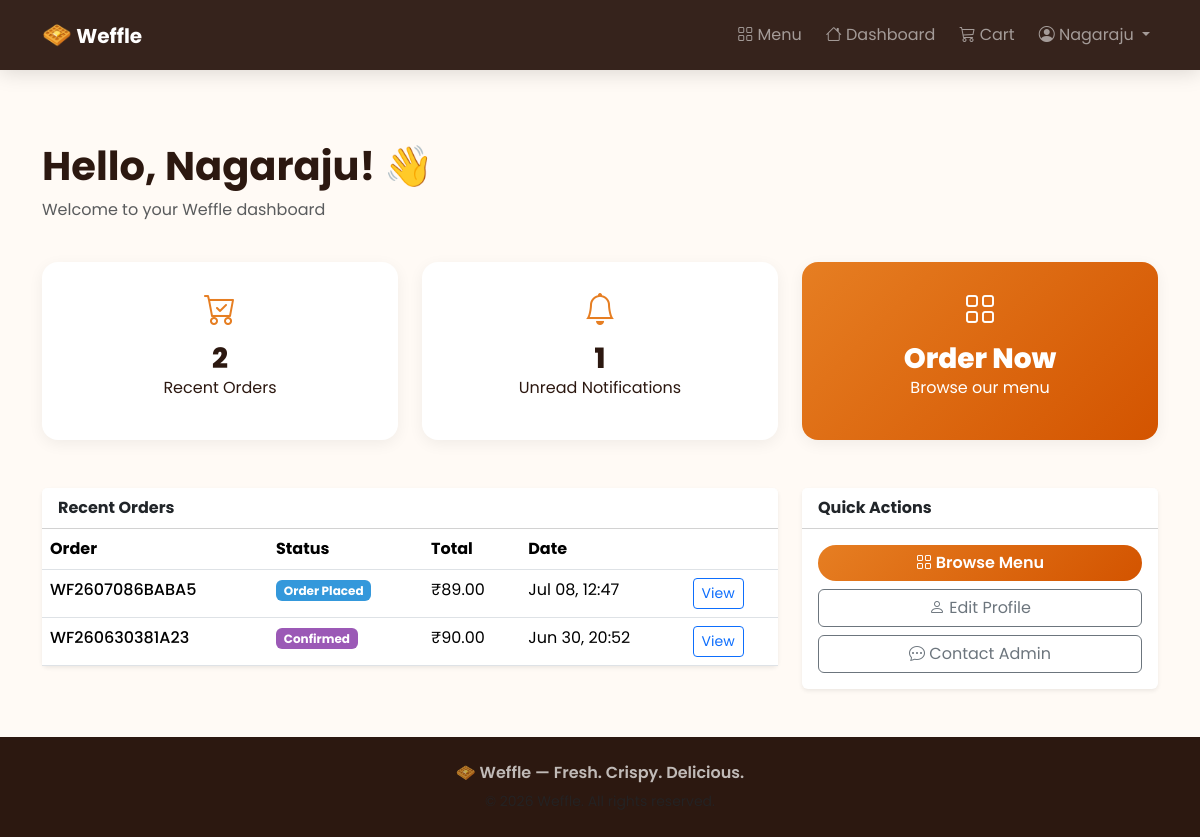
Screenshot of /dashboard/ (signed in) with the database file from the repository.
### shop/models.py (models this page shows, shortened)
class User(AbstractUser):
    ROLE_CUSTOMER = 'customer'
    ROLE_ADMIN = 'admin'
    ROLE_DELIVERY = 'delivery'
    ROLE_CHOICES = [
        (ROLE_CUSTOMER, 'Customer'),
        (ROLE_ADMIN, 'Admin'),
        (ROLE_DELIVERY, 'Delivery Agent'),
    ]
    role = models.CharField(max_length=20, choices=ROLE_CHOICES, default=ROLE_CUSTOMER)
    phone = models.CharField(max_length=15, blank=True)
    address = models.TextField(blank=True)
    created_at = models.DateTimeField(auto_now_add=True)
    @property
    def is_shop_admin(self):
        return self.role == self.ROLE_ADMIN or self.is_superuser

class Order(models.Model):
    STATUS_PLACED = 'placed'
    STATUS_CONFIRMED = 'confirmed'
    STATUS_PREPARING = 'preparing'
    STATUS_READY = 'ready'
    STATUS_OUT_FOR_DELIVERY = 'out_for_delivery'
    STATUS_DELIVERED = 'delivered'
    STATUS_CANCELLED = 'cancelled'
    STATUS_CHOICES = [
        (STATUS_PLACED, 'Order Placed'),
        (STATUS_CONFIRMED, 'Confirmed'),
        (STATUS_PREPARING, 'Preparing'),
        (STATUS_READY, 'Ready'),
        (STATUS_OUT_FOR_DELIVERY, 'Out for Delivery'),
        (STATUS_DELIVERED, 'Delivered'),
        (STATUS_CANCELLED, 'Cancelled'),
    ]
    ACTIVE_STATUSES = [
        STATUS_PLACED,
        STATUS_CONFIRMED,
        STATUS_PREPARING,
        STATUS_READY,
        STATUS_OUT_FOR_DELIVERY,
    ]
    order_number = models.CharField(max_length=20, unique=True, editable=False)
    customer = models.ForeignKey(User, on_delete=models.CASCADE, related_name='orders')
    status = models.CharField(max_length=20, choices=STATUS_CHOICES, default=STATUS_PLACED)
    total_amount = models.DecimalField(max_digits=10, decimal_places=2, default=0)
    delivery_address = models.TextField()
    delivery_phone = models.CharField(max_length=15)
    delivery_lat = models.DecimalField(max_digits=10, decimal_places=7, null=True, blank=True)
    delivery_lng = models.DecimalField(max_digits=10, decimal_places=7, null=True, blank=True)
    delivery_agent = models.ForeignKey(
        User,
        on_delete=models.SET_NULL,
        null=True,
        blank=True,
        related_name='assigned_deliveries',
        limit_choices_to={'role': User.ROLE_DELIVERY},
    )
    notes = models.TextField(blank=True)
    created_at = models.DateTimeField(auto_now_add=True)
    updated_at = models.DateTimeField(auto_now=True)
    cancelled_at = models.DateTimeField(null=True, blank=True)
    delivered_at = models.DateTimeField(null=True, blank=True)
    class Meta:
        ordering = ['-created_at']

### shop/views.py (the view)
# urls.py: path('dashboard/', views.dashboard, name='dashboard'),
@customer_required
def dashboard(request):
    recent_orders = Order.objects.filter(customer=request.user)[:5]
    unread = Notification.objects.filter(user=request.user, is_read=False).count()
    return render(
        request,
        'shop/dashboard.html',
        {'recent_orders': recent_orders, 'unread_notifications': unread},
    )

### shop/context_processors.py (called while the page is built)
def site_settings(request):
    return {
        'SITE_NAME': settings.SITE_NAME,
        'CURRENCY': settings.CURRENCY_SYMBOL,
        'cart_count': cart_count(request) if request.user.is_authenticated else 0,
    }

### shop/utils.py (called while the page is built)
def get_cart(request):
    return request.session.get('cart', {})

def cart_count(request):
    cart = get_cart(request)
    return sum(item.get('quantity', 0) for item in cart.values())

### templates/shop/dashboard.html (shortened to what this page needs)
{% extends 'shop/base.html' %}
{% block content %}
<div class="container py-5 mt-4">
    <div class="row mb-4" data-aos="fade-up">
        <div class="col">
            <h1 class="fw-bold">Hello, {{ user.first_name|default:user.username }}! 👋</h1>
            <p class="text-muted">Welcome to your {{ SITE_NAME }} dashboard</p>
        </div>
    </div>
    <div class="row g-4 mb-5">
        <div class="col-md-4" data-aos="fade-up" data-aos-delay="100">
            <div class="stat-card">
                <i class="bi bi-cart-check stat-icon"></i>
                <h3>{{ recent_orders.count }}</h3>
                <p>Recent Orders</p>
            </div>
        </div>
        <div class="col-md-4" data-aos="fade-up" data-aos-delay="200">
            <div class="stat-card">
                <i class="bi bi-bell stat-icon"></i>
                <h3>{{ unread_notifications }}</h3>
                <p>Unread Notifications</p>
            </div>
        </div>
        <div class="col-md-4" data-aos="fade-up" data-aos-delay="300">
            <div class="stat-card stat-accent">
                <i class="bi bi-grid stat-icon"></i>
                <h3>Order Now</h3>
                <p>Browse our menu</p>
            </div>
        </div>
    </div>
    <div class="row g-4">
        <div class="col-lg-8" data-aos="fade-up">
            <div class="card shadow-sm border-0">
                <div class="card-header bg-white fw-bold">Recent Orders</div>
                <div class="card-body p-0">
                    {% if recent_orders %}
                    <div class="table-responsive">
                        <table class="table table-hover mb-0">
                            <thead><tr><th>Order</th><th>Status</th><th>Total</th><th>Date</th><th></th></tr></thead>
                            <tbody>
                                {% for order in recent_orders %}
                                <tr>
                                    <td class="fw-medium">{{ order.order_number }}</td>
                                    <td><span class="badge status-{{ order.status }}">{{ order.get_status_display }}</span></td>
                                    <td>{{ CURRENCY }}{{ order.total_amount }}</td>
                                    <td>{{ order.created_at|date:"M d, H:i" }}</td>
                                    <td><a href="{% url 'shop:order_detail' order.pk %}" class="btn btn-sm btn-outline-primary">View</a></td>
                                </tr>
                                {% endfor %}
                            </tbody>
                        </table>
                    </div>
                    {% else %}
                    <p class="text-muted p-4 mb-0">No orders yet. <a href="{% url 'shop:menu' %}">Start ordering!</a></p>
                    {% endif %}
                </div>
            </div>
        </div>
        <div class="col-lg-4" data-aos="fade-up" data-aos-delay="100">
            <div class="card shadow-sm border-0">
                <div class="card-header bg-white fw-bold">Quick Actions</div>
                <div class="card-body d-grid gap-2">
                    <a href="{% url 'shop:menu' %}" class="btn btn-weffle"><i class="bi bi-grid"></i> Browse Menu</a>
                    <a href="{% url 'shop:profile' %}" class="btn btn-outline-secondary"><i class="bi bi-person"></i> Edit Profile</a>
                    <a href="{% url 'shop:query_create' %}" class="btn btn-outline-secondary"><i class="bi bi-chat-dots"></i> Contact Admin</a>
                </div>
            </div>
        </div>
    </div>
</div>
{% endblock %}

### templates/shop/base.html (shortened to what this page needs)
<!DOCTYPE html>
<html lang="en">
<head>
    <link href="https://cdn.jsdelivr.net/npm/bootstrap@5.3.3/dist/css/bootstrap.min.css" rel="stylesheet">
    <link href="https://cdn.jsdelivr.net/npm/bootstrap-icons@1.11.3/font/bootstrap-icons.min.css" rel="stylesheet">
    <link href="https://unpkg.com/aos@2.3.4/dist/aos.css" rel="stylesheet">
    {% load static %}
    <link rel="stylesheet" href="{% static 'shop/css/style.css' %}">
</head>
<body class="{% block body_class %}{% endblock %}">
    {% block navbar %}
    <nav class="navbar navbar-expand-lg navbar-dark weffle-nav fixed-top">
        <div class="container">
            <a class="navbar-brand fw-bold" href="{% url 'shop:landing' %}">
                <span class="brand-icon">🧇</span> {{ SITE_NAME }}
            </a>
            <div class="collapse navbar-collapse" id="navMain">
                <ul class="navbar-nav ms-auto align-items-lg-center gap-lg-2">
                    {% if user.is_authenticated %}
                        {% if user.is_shop_admin %}
                            <li class="nav-item"><a class="nav-link" href="{% url 'shop:admin_dashboard' %}"><i class="bi bi-speedometer2"></i> Admin</a></li>
                        {% else %}
                            <li class="nav-item"><a class="nav-link" href="{% url 'shop:menu' %}"><i class="bi bi-grid"></i> Menu</a></li>
                            <li class="nav-item"><a class="nav-link" href="{% url 'shop:dashboard' %}"><i class="bi bi-house"></i> Dashboard</a></li>
                            <li class="nav-item">
                                <a class="nav-link position-relative" href="{% url 'shop:cart' %}">
                                    <i class="bi bi-cart3"></i> Cart
                                </a>
                            </li>
                        {% endif %}
                        <li class="nav-item dropdown">
                            <a class="nav-link dropdown-toggle" href="#" data-bs-toggle="dropdown">
                                <i class="bi bi-person-circle"></i> {{ user.username }}
                            </a>
                        </li>
                    {% else %}
                        <li class="nav-item"><a class="nav-link" href="{% url 'shop:login' %}">Login</a></li>
                        <li class="nav-item"><a class="btn btn-weffle btn-sm ms-lg-2" href="{% url 'shop:register' %}">Register</a></li>
                    {% endif %}
                </ul>
            </div>
        </div>
    </nav>
    {% endblock %}
    <div id="toast-container" class="toast-container position-fixed top-0 end-0 p-3" style="z-index:9999"></div>
    <main class="{% block main_class %}main-content{% endblock %}">
        {% block content %}{% endblock %}
    </main>
    {% block footer %}
    <footer class="weffle-footer py-4 mt-auto">
        <div class="container text-center">
            <p class="mb-1 fw-semibold">🧇 {{ SITE_NAME }} — Fresh. Crispy. Delicious.</p>
            <small class="text-muted">&copy; 2026 {{ SITE_NAME }}. All rights reserved.</small>
        </div>
    </footer>
    {% endblock %}
</body>
</html>

### static/shop/css/style.css (style rules this page uses)
:root { --weffle-primary: #e67e22; --weffle-dark: #d35400; --weffle-light: #fdebd0; --weffle-bg: #fffaf5; --weffle-text: #2c1810; --nav-height: 70px; }
* { box-sizing: border-box; }
body { font-family: 'Poppins', sans-serif; background: var(--weffle-bg); color: var(--weffle-text); min-height: 100vh; display: flex; flex-direction: column; }
.main-content { flex: 1; padding-top: var(--nav-height); }
.btn-weffle { background: linear-gradient(135deg, var(--weffle-primary), var(--weffle-dark)); border: none; color: #fff; font-weight: 600; border-radius: 50px; transition: transform 0.2s, box-shadow 0.2s; }
.weffle-nav { background: rgba(44, 24, 16, 0.95) !important; backdrop-filter: blur(10px); box-shadow: 0 2px 20px rgba(0,0,0,0.15); min-height: var(--nav-height); }
.brand-icon { font-size: 1.5rem; }
.stat-card { background: #fff; border-radius: 16px; padding: 1.5rem; text-align: center; box-shadow: 0 4px 15px rgba(0,0,0,0.06); position: relative; transition: transform 0.2s; }
.stat-icon { font-size: 2rem; color: var(--weffle-primary); }
.stat-card h3 { font-weight: 800; margin: 0.5rem 0 0; }
.stat-accent { background: linear-gradient(135deg, var(--weffle-primary), var(--weffle-dark)); color: #fff; }
.stat-accent .stat-icon { color: #fff; }
.status-placed { background: #3498db !important; }
.status-confirmed { background: #9b59b6 !important; }
.weffle-footer { background: #2c1810; color: rgba(255,255,255,0.7); }

### rows the page displays
User: username "Nagaraju", first_name "Nagaraju"
Order: order_number "WF2607086BABA5", status "Order Placed", CURRENCY "₹", total_amount "89.00", created_at "Jul 08, 12:47"
Order: order_number "WF260630381A23", status "Confirmed", CURRENCY "₹", total_amount "90.00", created_at "Jun 30, 20:52"

### other values shown
{{ SITE_NAME }} "Weffle"
{{ recent_orders.count }} "2"
{{ unread_notifications }} "1"
